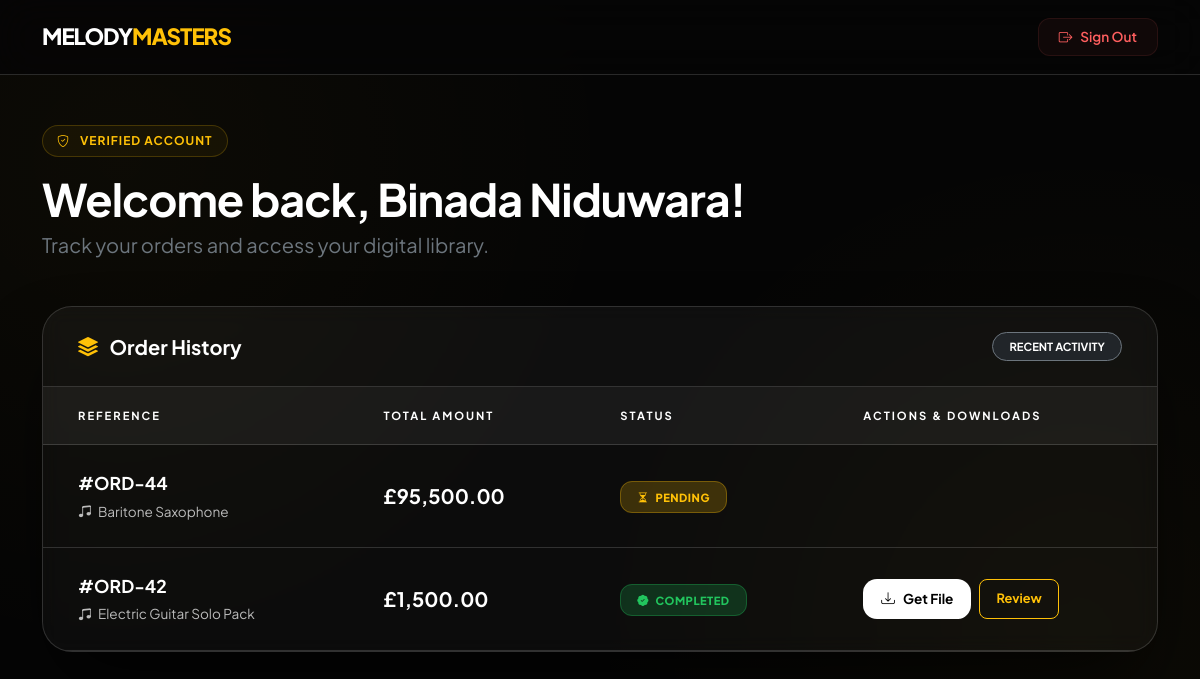
/melody_masters/customer/my_account.php (signed in), run on the app's committed database.
### tables this page shows
CREATE TABLE `orders` (
  `id` int(11) NOT NULL,
  `user_id` int(11) NOT NULL,
  `total` decimal(10,2) NOT NULL,
  `shipping_cost` decimal(10,2) DEFAULT 0.00,
  `status` varchar(20) DEFAULT 'pending',
  `tracking_no` varchar(100) DEFAULT NULL,
  `created_at` timestamp NOT NULL DEFAULT current_timestamp(),
  `total_amount` double(10,2) DEFAULT NULL,
  `payment_method` varchar(50) DEFAULT NULL,
  `address` text DEFAULT NULL
);

CREATE TABLE `digital_products` (
  `id` int(11) NOT NULL,
  `product_id` int(11) NOT NULL,
  `file_path` varchar(255) NOT NULL,
  `max_downloads` int(11) DEFAULT 5,
  `created_at` timestamp NOT NULL DEFAULT current_timestamp()
);

### melody_masters/customer/my_account.php (the view, shortened to what this page needs)
<?php
include '../includes/db_config.php';
$user_id = (int)$_SESSION['user_id'];
$username = htmlspecialchars($_SESSION['username'] ?? 'User');
?>
<!DOCTYPE html>
<html lang="en">
<head>
    <link href="https://cdn.jsdelivr.net/npm/bootstrap@5.3.0/dist/css/bootstrap.min.css" rel="stylesheet">
    <link rel="stylesheet" href="https://cdn.jsdelivr.net/npm/bootstrap-icons@1.11.1/font/bootstrap-icons.css">
</head>
<body>
<nav class="nav-glass">
    <div class="container d-flex justify-content-between align-items-center">
        <a href="../index.php" class="logo-text">MELODY<span class="text-warning">MASTERS</span></a>
        <a href="../logout.php" class="btn-logout"><i class="bi bi-box-arrow-right me-2"></i>Sign Out</a>
    </div>
</nav>
<div class="container">
    <div class="welcome-section">
        <div class="user-badge"><i class="bi bi-shield-check me-1"></i> Verified Account</div>
        <h2 class="fw-bold text-white mb-1" style="font-size: 2.8rem; letter-spacing: -1px;">Welcome back, <?php echo $username; ?>!</h2>
        <p class="text-secondary fs-5">Track your orders and access your digital library.</p>
    </div>
    <div class="main-card mb-5">
        <div class="card-header-custom d-flex justify-content-between align-items-center">
            <h5 class="mb-0 fw-bold text-white"><i class="bi bi-stack me-2 text-warning"></i> Order History</h5>
            <span class="badge bg-dark border border-secondary rounded-pill px-3 py-2" style="font-size: 0.7rem;">RECENT ACTIVITY</span>
        </div>
        <div class="table-responsive">
            <table class="table">
                <thead>
                    <tr>
                        <th>Reference</th>
                        <th>Total Amount</th>
                        <th>Status</th>
                        <th>Actions & Downloads</th>
                    </tr>
                </thead>
                <tbody>
                    <?php
                    $stmt = $conn->prepare("SELECT id, total_amount, status FROM orders WHERE user_id = ? ORDER BY id DESC");
                    $stmt->bind_param("i", $user_id);
                    $stmt->execute();
                    $orders = $stmt->get_result();
                    if($orders && $orders->num_rows > 0):
                        while($row = $orders->fetch_assoc()):
                            $o_id = (int)$row['id'];
                            $order_status = strtolower(trim($row['status']));
                            $is_completed = ($order_status == 'completed');
                            $order_total = $row['total_amount'];
                            $p_stmt = $conn->prepare("SELECT p.id as prod_id, p.name, dp.file_path FROM order_items oi JOIN products p ON oi.product_id = p.id LEFT JOIN digital_products dp ON p.id = dp.product_id WHERE oi.order_id = ?");
                            $p_stmt->bind_param("i", $o_id);
                            $p_stmt->execute();
                            $p_query = $p_stmt->get_result();
                            $product_names_arr = [];
                            $digital_assets = [];
                            $has_digital = false;
                            while($p = $p_query->fetch_assoc()){
                                $product_names_arr[] = htmlspecialchars($p['name']);
                                if(!empty($p['file_path'])) {
                                    $has_digital = true;
                                    $digital_assets[] = ['name' => $p['name'], 'file' => $p['file_path']];
                                }
                            }
                            $display_names = implode(", ", $product_names_arr);
                    ?>
                    <tr>
                        <td>
                            <div class="order-id-text">#ORD-<?php echo $o_id; ?></div>
                            <div class="product-names text-truncate" style="max-width: 250px;">
                                <i class="bi bi-music-note-beamed me-1"></i> <?php echo $display_names; ?>
                            </div>
                        </td>
                        <td>
                            <span class="fw-bold fs-5 text-white">
                                £<?php echo number_format($order_total, 2); ?>
                            </span>
                        </td>
                        <td>
                            <span class="status-pill <?php echo $is_completed ? 'status-completed' : 'status-pending'; ?>">
                                <i class="bi <?php echo $is_completed ? 'bi-patch-check-fill' : 'bi-hourglass-split'; ?> me-1"></i>
                                <?php echo strtoupper(htmlspecialchars($row['status'])); ?>
                            </span>
                        </td>
                        <td>
                            <div class="d-flex flex-wrap gap-2">
                                <?php if($has_digital && $is_completed):
                                    foreach($digital_assets as $asset):
                                        $file_url = "../assets/uploads/products/" . htmlspecialchars($asset['file']);
                                ?>
                                    <a href="<?php echo $file_url; ?>" download class="btn-download">
                                        <i class="bi bi-download"></i> Get File
                                    </a>
                                <?php endforeach;
                                elseif($has_digital && !$is_completed): ?>
                                    <span class="text-secondary small d-flex align-items-center"><i class="bi bi-lock-fill me-1 text-warning"></i> Unlocks after payment</span>
                                <?php endif; ?>
                                <?php if($is_completed): ?>
                                    <button type="button" class="btn btn-outline-warning rounded-3 fw-bold px-3" style="font-size: 0.8rem;" data-bs-toggle="modal" data-bs-target="#revModal<?php echo $o_id; ?>">
                                        Review
                                    </button>
                                <?php endif; ?>
                            </div>
                        </td>
                    </tr>
                    <?php endwhile; endif; $stmt->close(); ?>
                </tbody>
            </table>
        </div>
    </div>
</div>
</body>
</html>

### melody_masters/customer/my_account.php (style rules this page uses)
:root { --accent: #ffc107; --bg: #050505; --surface: rgba(255, 255, 255, 0.03); --border: rgba(255, 255, 255, 0.15); --card-glow: rgba(255, 193, 7, 0.05); }
body { background-color: var(--bg); background-image: radial-gradient(circle at 10% 20%, rgba(255, 193, 7, 0.03) 0%, transparent 40%), radial-gradient(circle at 90% 80%, rgba(255, 193, 7, 0.03) 0%, transparent 40%); color: #ffffff; font-family: 'Plus Jakarta Sans', sans-serif; min-height: 100vh; }
.nav-glass { background: rgba(5, 5, 5, 0.8); backdrop-filter: blur(20px); border-bottom: 1px solid var(--border); padding: 18px 0; position: sticky; top: 0; z-index: 1000; }
.logo-text { font-size: 1.4rem; font-weight: 800; letter-spacing: -1px; text-decoration: none; color: #fff; }
.welcome-section { padding: 50px 0 30px; }
.user-badge { background: var(--card-glow); border: 1px solid rgba(255, 193, 7, 0.2); padding: 6px 14px; border-radius: 100px; font-size: 0.75rem; font-weight: 700; color: var(--accent); display: inline-flex; align-items: center; gap: 6px; margin-bottom: 15px; text-transform: uppercase; letter-spacing: 1px; }
.main-card { background: var(--surface); backdrop-filter: blur(10px); border: 1px solid var(--border); border-radius: 30px; overflow: hidden; box-shadow: 0 40px 80px -20px rgba(0, 0, 0, 0.8); }
.card-header-custom { padding: 25px 35px; border-bottom: 1px solid var(--border); background: rgba(255, 255, 255, 0.01); }
.table { color: #fff; margin-bottom: 0; }
.table thead th { background: rgba(255, 255, 255, 0.05); color: #fff !important; text-transform: uppercase; font-size: 0.7rem; letter-spacing: 2px; font-weight: 700; padding: 20px 35px; border-bottom: 1px solid var(--border); }
.table tbody td { padding: 25px 35px; border-bottom: 1px solid var(--border); vertical-align: middle; background: transparent; }
.order-id-text { color: #ffffff; font-weight: 700; font-size: 1.1rem; }
.product-names { font-size: 0.85rem; color: #bbb; margin-top: 5px; }
.status-pill { padding: 8px 16px; border-radius: 12px; font-size: 0.7rem; font-weight: 800; letter-spacing: 0.5px; }
.status-completed { background: rgba(34, 197, 94, 0.2); color: #22c55e; border: 1px solid rgba(34, 197, 94, 0.3); }
.status-pending { background: rgba(255, 193, 7, 0.2); color: #ffc107; border: 1px solid rgba(255, 193, 7, 0.3); }
.btn-download { background: #fff; color: #000; border-radius: 14px; padding: 10px 18px; font-weight: 700; font-size: 0.85rem; transition: 0.3s; text-decoration: none; display: inline-flex; align-items: center; gap: 8px; }
.btn-logout { color: #ff5f5f; background: rgba(255, 95, 95, 0.05); border: 1px solid rgba(255, 95, 95, 0.1); padding: 8px 20px; border-radius: 12px; font-size: 0.85rem; font-weight: 600; transition: 0.3s; text-decoration: none; }
tr { transition: 0.3s; }

### data on the page
orders: id "44", display_names "Baritone Saxophone", total_amount "95,500.00", status "PENDING"
orders: id "42", display_names "Electric Guitar Solo Pack", total_amount "1,500.00", status "COMPLETED"

### other printed values
$username "Binada Niduwara"
